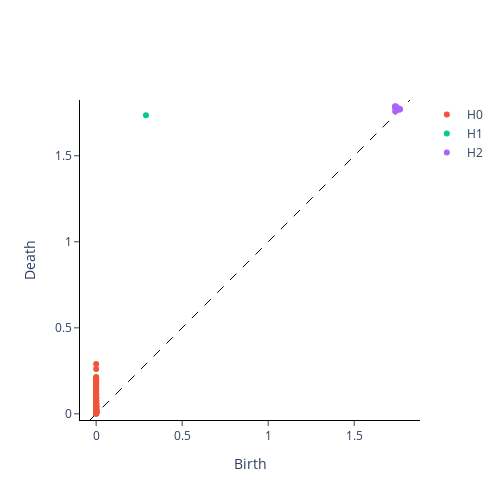

Notebook code for this chart:
### Code cell
point_cloud_array = np.array([list(t) for t in point_cloud])

persistence_diagram = persistence.fit_transform(point_cloud_array[None, :, :])
persistence.plot(persistence_diagram)
